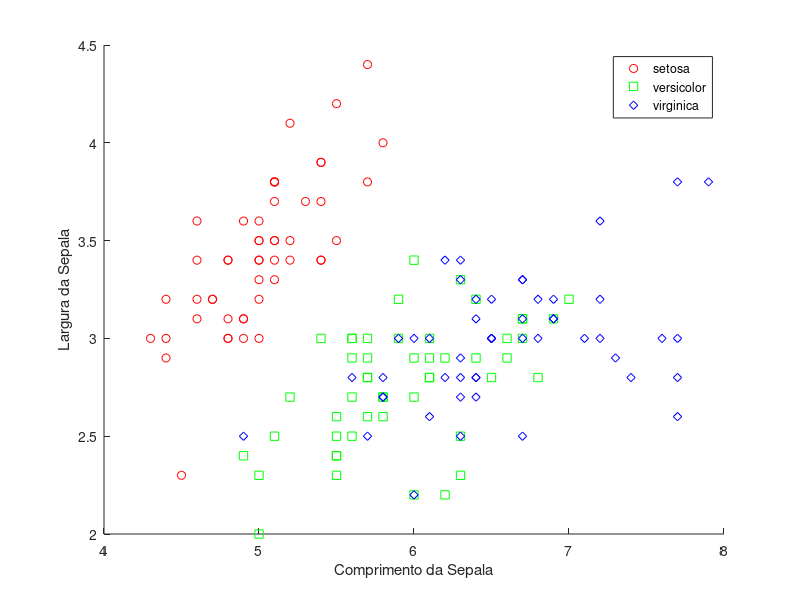
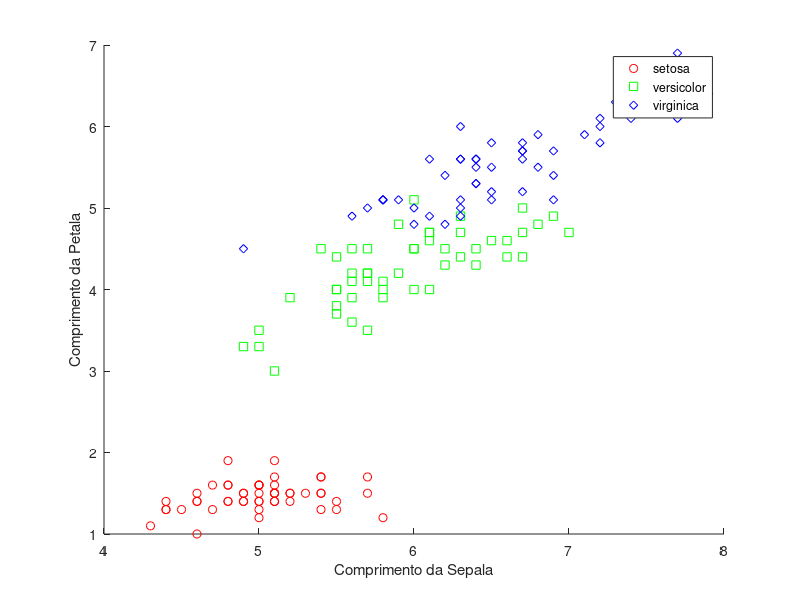
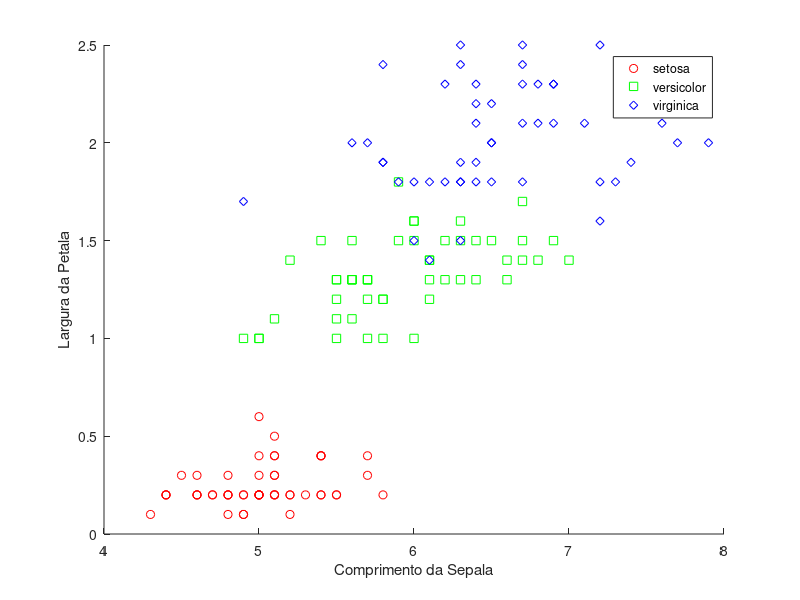
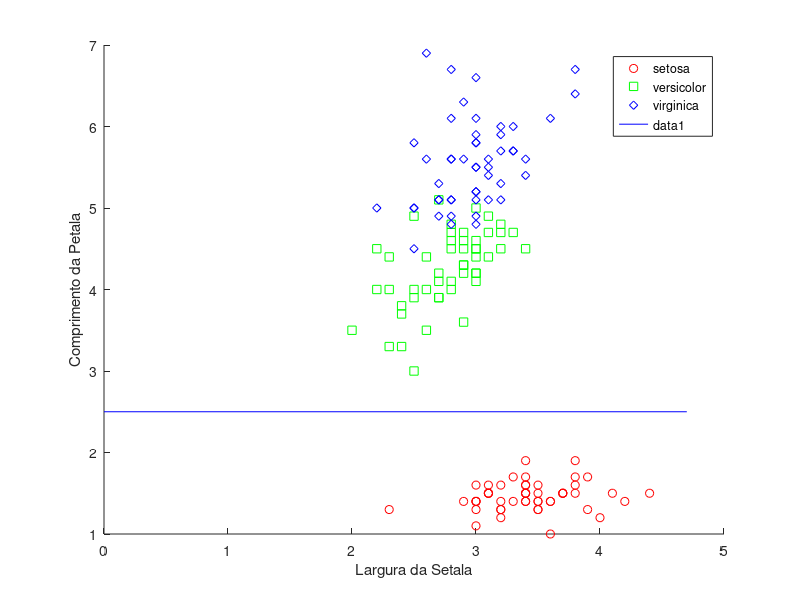

MATLAB code to generate these figures, in order: (Note: this script raises an error after producing the figures.)
load fisheriris;

gscatter(meas(:,1), meas(:,2), species,'rgb','osd');
xlabel('Comprimento da Sepala');
ylabel('Largura da Sepala');
G = size(meas,1);

%linclass = classify(meas(:,1:2),meas(:,1:2),species);
%bad = ~strcmp (linclass,species);
%numobs = size(meas,1);
%100-(sum(bad) / numobs *100)
%hold on;
%plot(meas(bad,1), meas(bad,2), 'kx');
%hold off;
figure();
%subplot(2,3,1);

gscatter(meas(:,1), meas(:,3), species,'rgb','osd');
xlabel('Comprimento da Sepala');
ylabel('Comprimento da Petala');
N = size(meas,1);
%subplot(2,3,2);
%linclass = classify(meas(:,1),meas(:,3),species);
%bad = ~strcmp (linclass,species);
%numobs = size(meas,1);
%100-(sum(bad) / numobs *100)
%hold on;
%plot(meas(bad,1), meas(bad,2), 'kx');
%hold off;
figure();


gscatter(meas(:,1), meas(:,4), species,'rgb','osd');
xlabel('Comprimento da Sepala');
ylabel('Largura da Petala');
L = size(meas,1);
%subplot(2,3,3);
%linclass = classify(meas(:,1),meas(:,4),species);
%bad = ~strcmp (linclass,species);
%numobs = size(meas,1);
%100-(sum(bad) / numobs *100)
%hold on;
%plot(meas(bad,1), meas(bad,2), 'kx');
%hold off;
figure();

gscatter(meas(:,2), meas(:,3), species,'rgb','osd');
xlabel('Largura da Setala');
ylabel('Comprimento da Petala');
K = size(meas,1);
hold on
plot([0,4.7],[2.5,2.5],'color','b');
%if x1 > 2.5
%    x1.x2(m,n)
%end

%Teste Plot Graph
gscatter(NC(:,2), NC(:,3), speciesNC,'rgb','osd');
xlabel('Largura da Setala');
ylabel('Comprimento da Petala');
figure();


%subplot(2,3,4);
%linclass = classify(meas(:,2:3),meas(:,2:3),species);
%bad = ~strcmp (linclass,species);
%numobs = size(meas,1);
%100-(sum(bad) / numobs *100)
%hold on;
%plot(meas(bad,1), meas(bad,2), 'kx');
%hold off;
figure();

gscatter(meas(:,2), meas(:,4), species,'rgb','osd');
xlabel('Largura da Sepala');
ylabel('Largura da Petala');
O = size(meas,1);
%subplot(2,3,5);
%linclass = classify(meas(:,2),meas(:,4),species);
%bad = ~strcmp (linclass,species);
%numobs = size(meas,1);
%100-(sum(bad) / numobs *100)
%hold on;
%plot(meas(bad,1), meas(bad,2), 'kx');
%hold off;
figure();

gscatter(meas(:,3), meas(:,4), species,'rgb','osd');
xlabel('Comprimento da Petala');
ylabel('Largura da Petala');
S = size(meas,1);
%subplot(2,3,6);
%linclass = classify(meas(:,3:4),meas(:,3:4),species);
%bad = ~strcmp (linclass,species);
%numobs = size(meas,1);
%100-(sum(bad) / numobs *100)
%hold on;
%plot(meas(bad,1), meas(bad,2), 'kx');
%hold off;
figure();
%class = classify(meas,meas,species)

%ldaClass = classify(meas(:,3),meas(:,4),species);
%bad = ~strcmp(ldaClass,species);
%ldaResubErr = sum(bad) / N
%[ldaResubCM,grpOrder] = confusionmat(species,ldaClass)







%[N NN]=size(meas)
%J=0;
%for I=1:N,
%    if meas(I,3)>2.5
%        J=J+1;
%        CM=(J,:)= meas(I,:);
%    end
    
%J=0;    
%    [n m]=size(meas)
%for I=1:n,
%    if meas(I,3)<2.5   
%        J=J+1;
%        CM = meas(J,:)=  meas(:,I);
%    end
%end
    
        
 
  


